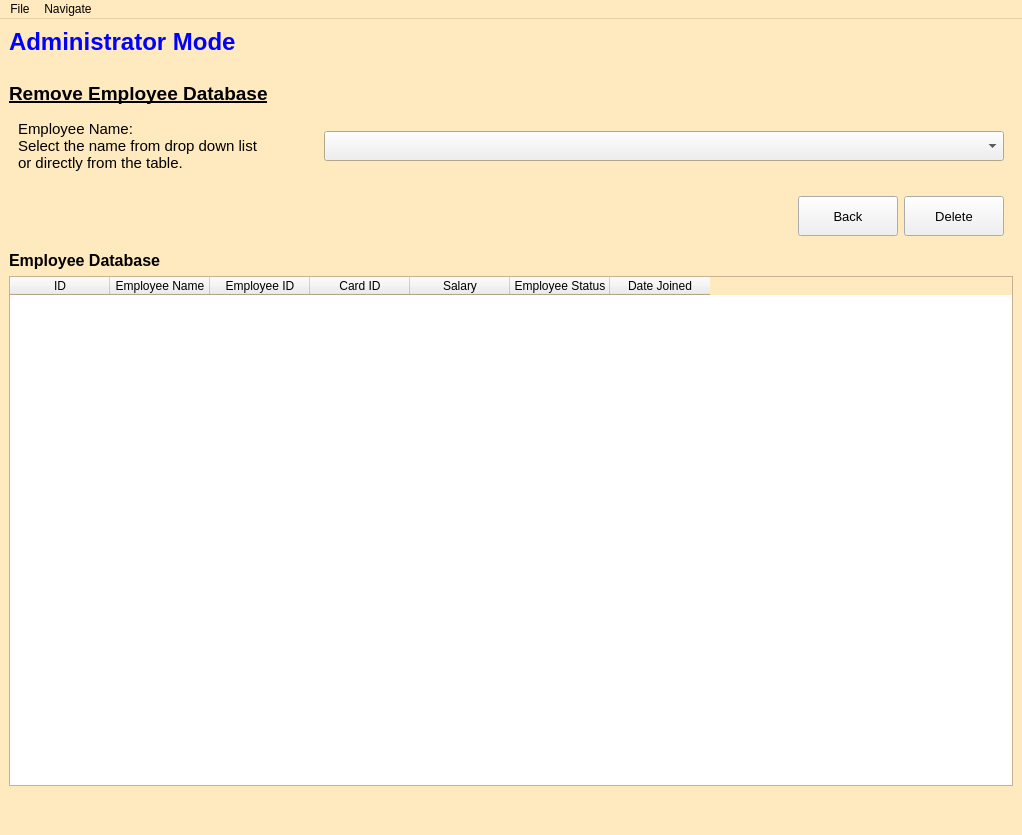
<?xml version="1.0" encoding="UTF-8"?>
<ui version="4.0">
 <class>Admin_Mode_2</class>
 <widget class="QMainWindow" name="Admin_Mode_2">
  <property name="geometry">
   <rect>
    <x>0</x>
    <y>0</y>
    <width>1022</width>
    <height>835</height>
   </rect>
  </property>
  <property name="palette">
   <palette>
    <active>
     <colorrole role="Base">
      <brush brushstyle="SolidPattern">
       <color alpha="255">
        <red>255</red>
        <green>255</green>
        <blue>255</blue>
       </color>
      </brush>
     </colorrole>
     <colorrole role="Window">
      <brush brushstyle="SolidPattern">
       <color alpha="255">
        <red>255</red>
        <green>233</green>
        <blue>190</blue>
       </color>
      </brush>
     </colorrole>
    </active>
    <inactive>
     <colorrole role="Base">
      <brush brushstyle="SolidPattern">
       <color alpha="255">
        <red>255</red>
        <green>255</green>
        <blue>255</blue>
       </color>
      </brush>
     </colorrole>
     <colorrole role="Window">
      <brush brushstyle="SolidPattern">
       <color alpha="255">
        <red>255</red>
        <green>233</green>
        <blue>190</blue>
       </color>
      </brush>
     </colorrole>
    </inactive>
    <disabled>
     <colorrole role="Base">
      <brush brushstyle="SolidPattern">
       <color alpha="255">
        <red>255</red>
        <green>233</green>
        <blue>190</blue>
       </color>
      </brush>
     </colorrole>
     <colorrole role="Window">
      <brush brushstyle="SolidPattern">
       <color alpha="255">
        <red>255</red>
        <green>233</green>
        <blue>190</blue>
       </color>
      </brush>
     </colorrole>
    </disabled>
   </palette>
  </property>
  <property name="windowTitle">
   <string>Attendance Recorder System - Admin Mode (Remove Employee DB)</string>
  </property>
  <widget class="QWidget" name="centralwidget">
   <layout class="QVBoxLayout" name="verticalLayout">
    <item>
     <widget class="QLabel" name="label_title">
      <property name="palette">
       <palette>
        <active>
         <colorrole role="WindowText">
          <brush brushstyle="SolidPattern">
           <color alpha="255">
            <red>0</red>
            <green>0</green>
            <blue>255</blue>
           </color>
          </brush>
         </colorrole>
        </active>
        <inactive>
         <colorrole role="WindowText">
          <brush brushstyle="SolidPattern">
           <color alpha="255">
            <red>0</red>
            <green>0</green>
            <blue>255</blue>
           </color>
          </brush>
         </colorrole>
        </inactive>
        <disabled>
         <colorrole role="WindowText">
          <brush brushstyle="SolidPattern">
           <color alpha="255">
            <red>120</red>
            <green>120</green>
            <blue>120</blue>
           </color>
          </brush>
         </colorrole>
        </disabled>
       </palette>
      </property>
      <property name="font">
       <font>
        <pointsize>18</pointsize>
        <weight>75</weight>
        <bold>true</bold>
       </font>
      </property>
      <property name="text">
       <string>Administrator Mode</string>
      </property>
     </widget>
    </item>
    <item>
     <spacer name="verticalSpacer">
      <property name="orientation">
       <enum>Qt::Vertical</enum>
      </property>
      <property name="sizeType">
       <enum>QSizePolicy::Minimum</enum>
      </property>
      <property name="sizeHint" stdset="0">
       <size>
        <width>20</width>
        <height>20</height>
       </size>
      </property>
     </spacer>
    </item>
    <item>
     <widget class="QLabel" name="label_instruction">
      <property name="font">
       <font>
        <family>Arial</family>
        <pointsize>14</pointsize>
        <weight>75</weight>
        <bold>true</bold>
        <underline>true</underline>
       </font>
      </property>
      <property name="text">
       <string>Remove Employee Database</string>
      </property>
     </widget>
    </item>
    <item>
     <widget class="QFrame" name="frame_2">
      <property name="frameShape">
       <enum>QFrame::NoFrame</enum>
      </property>
      <property name="frameShadow">
       <enum>QFrame::Raised</enum>
      </property>
      <layout class="QHBoxLayout" name="horizontalLayout_2">
       <item>
        <widget class="QLabel" name="label_emp_name">
         <property name="maximumSize">
          <size>
           <width>300</width>
           <height>16777215</height>
          </size>
         </property>
         <property name="font">
          <font>
           <pointsize>11</pointsize>
          </font>
         </property>
         <property name="text">
          <string>Employee Name:
Select the name from drop down list
or directly from the table.</string>
         </property>
        </widget>
       </item>
       <item>
        <widget class="QComboBox" name="comboBox_emp_name">
         <property name="minimumSize">
          <size>
           <width>200</width>
           <height>30</height>
          </size>
         </property>
         <property name="font">
          <font>
           <pointsize>11</pointsize>
          </font>
         </property>
         <property name="placeholderText">
          <string>Select name from drop down list...</string>
         </property>
        </widget>
       </item>
      </layout>
     </widget>
    </item>
    <item>
     <widget class="QFrame" name="frame">
      <property name="frameShape">
       <enum>QFrame::NoFrame</enum>
      </property>
      <property name="frameShadow">
       <enum>QFrame::Raised</enum>
      </property>
      <layout class="QHBoxLayout" name="horizontalLayout">
       <item>
        <spacer name="horizontalSpacer">
         <property name="orientation">
          <enum>Qt::Horizontal</enum>
         </property>
         <property name="sizeHint" stdset="0">
          <size>
           <width>40</width>
           <height>20</height>
          </size>
         </property>
        </spacer>
       </item>
       <item>
        <widget class="QPushButton" name="pushButton_cancel">
         <property name="minimumSize">
          <size>
           <width>100</width>
           <height>40</height>
          </size>
         </property>
         <property name="maximumSize">
          <size>
           <width>100</width>
           <height>40</height>
          </size>
         </property>
         <property name="font">
          <font>
           <pointsize>10</pointsize>
           <weight>50</weight>
           <bold>false</bold>
          </font>
         </property>
         <property name="autoFillBackground">
          <bool>false</bool>
         </property>
         <property name="styleSheet">
          <string notr="true">background: #f0f0f0</string>
         </property>
         <property name="text">
          <string>Back</string>
         </property>
        </widget>
       </item>
       <item>
        <widget class="QPushButton" name="pushButton_delete">
         <property name="minimumSize">
          <size>
           <width>100</width>
           <height>40</height>
          </size>
         </property>
         <property name="maximumSize">
          <size>
           <width>100</width>
           <height>40</height>
          </size>
         </property>
         <property name="font">
          <font>
           <pointsize>10</pointsize>
          </font>
         </property>
         <property name="autoFillBackground">
          <bool>false</bool>
         </property>
         <property name="styleSheet">
          <string notr="true">background: #f0f0f0</string>
         </property>
         <property name="text">
          <string>Delete</string>
         </property>
        </widget>
       </item>
      </layout>
     </widget>
    </item>
    <item>
     <widget class="QLabel" name="label">
      <property name="font">
       <font>
        <pointsize>12</pointsize>
        <weight>75</weight>
        <bold>true</bold>
       </font>
      </property>
      <property name="text">
       <string>Employee Database</string>
      </property>
     </widget>
    </item>
    <item>
     <widget class="QTableWidget" name="EmployeeDataBase_Table">
      <property name="sizePolicy">
       <sizepolicy hsizetype="Expanding" vsizetype="Expanding">
        <horstretch>0</horstretch>
        <verstretch>0</verstretch>
       </sizepolicy>
      </property>
      <property name="minimumSize">
       <size>
        <width>900</width>
        <height>100</height>
       </size>
      </property>
      <property name="palette">
       <palette>
        <active>
         <colorrole role="AlternateBase">
          <brush brushstyle="SolidPattern">
           <color alpha="255">
            <red>193</red>
            <green>208</green>
            <blue>232</blue>
           </color>
          </brush>
         </colorrole>
        </active>
        <inactive>
         <colorrole role="AlternateBase">
          <brush brushstyle="SolidPattern">
           <color alpha="255">
            <red>193</red>
            <green>208</green>
            <blue>232</blue>
           </color>
          </brush>
         </colorrole>
        </inactive>
        <disabled>
         <colorrole role="AlternateBase">
          <brush brushstyle="SolidPattern">
           <color alpha="255">
            <red>193</red>
            <green>208</green>
            <blue>232</blue>
           </color>
          </brush>
         </colorrole>
        </disabled>
       </palette>
      </property>
      <property name="layoutDirection">
       <enum>Qt::LeftToRight</enum>
      </property>
      <property name="frameShape">
       <enum>QFrame::StyledPanel</enum>
      </property>
      <property name="lineWidth">
       <number>1</number>
      </property>
      <property name="sizeAdjustPolicy">
       <enum>QAbstractScrollArea::AdjustIgnored</enum>
      </property>
      <property name="editTriggers">
       <set>QAbstractItemView::NoEditTriggers</set>
      </property>
      <property name="sortingEnabled">
       <bool>true</bool>
      </property>
      <attribute name="horizontalHeaderCascadingSectionResizes">
       <bool>false</bool>
      </attribute>
      <attribute name="horizontalHeaderMinimumSectionSize">
       <number>39</number>
      </attribute>
      <attribute name="horizontalHeaderShowSortIndicator" stdset="0">
       <bool>true</bool>
      </attribute>
      <attribute name="horizontalHeaderStretchLastSection">
       <bool>false</bool>
      </attribute>
      <attribute name="verticalHeaderVisible">
       <bool>false</bool>
      </attribute>
      <attribute name="verticalHeaderStretchLastSection">
       <bool>false</bool>
      </attribute>
      <column>
       <property name="text">
        <string>ID</string>
       </property>
      </column>
      <column>
       <property name="text">
        <string>Employee Name</string>
       </property>
      </column>
      <column>
       <property name="text">
        <string>Employee ID</string>
       </property>
      </column>
      <column>
       <property name="text">
        <string>Card ID</string>
       </property>
      </column>
      <column>
       <property name="text">
        <string>Salary</string>
       </property>
      </column>
      <column>
       <property name="text">
        <string>Employee Status</string>
       </property>
      </column>
      <column>
       <property name="text">
        <string>Date Joined</string>
       </property>
      </column>
     </widget>
    </item>
    <item>
     <spacer name="verticalSpacer_2">
      <property name="orientation">
       <enum>Qt::Vertical</enum>
      </property>
      <property name="sizeType">
       <enum>QSizePolicy::Maximum</enum>
      </property>
      <property name="sizeHint" stdset="0">
       <size>
        <width>20</width>
        <height>40</height>
       </size>
      </property>
     </spacer>
    </item>
   </layout>
  </widget>
  <widget class="QMenuBar" name="menubar">
   <property name="geometry">
    <rect>
     <x>0</x>
     <y>0</y>
     <width>1022</width>
     <height>20</height>
    </rect>
   </property>
   <widget class="QMenu" name="menuFile">
    <property name="title">
     <string>File</string>
    </property>
    <addaction name="actionExit"/>
   </widget>
   <widget class="QMenu" name="menuNavigate">
    <property name="title">
     <string>Navigate</string>
    </property>
    <addaction name="actionBack"/>
   </widget>
   <addaction name="menuFile"/>
   <addaction name="menuNavigate"/>
  </widget>
  <action name="actionBack">
   <property name="text">
    <string>Back</string>
   </property>
  </action>
  <action name="actionExit">
   <property name="text">
    <string>Exit</string>
   </property>
  </action>
 </widget>
 <resources/>
 <connections/>
</ui>
